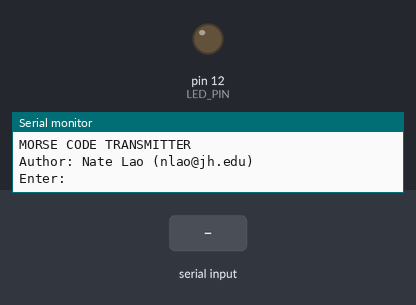
Simulated run of this sketch. Board: Arduino Uno, built with avr-gcc and run on an emulated ATmega328P. Shown: output pins drawn as LEDs (lit = HIGH), the last lines printed to the serial monitor. The test bench sets the inputs (shaded band).

Above: at 2.1 s.
2.2 s: "90 45\n" received over Serial
5.2 s: byte 26 (26) received over Serial
At 5.57 s:
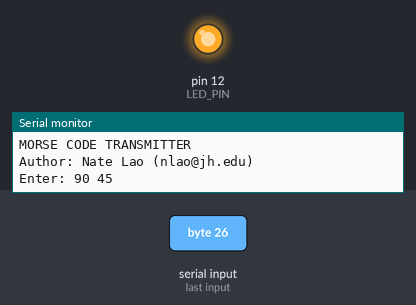
Timing chart, 0 to 8.2 s (numbered marks = the images above; inputs shaded):
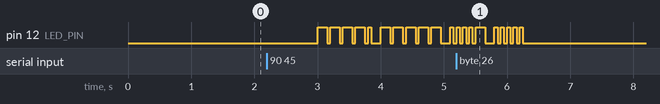

The sketch:

p1_morse.ino
```cpp
/*
  Morse Code Transmitter
  Author: Nate Lao (nlao1@jh.edu)
  Designed for Arduino UNO
*/

#include <string.h>
#include "driver.hpp"

// ----- CONSTANTS ----- //
const uint8_t LED_PIN = 12;
const unsigned long UNIT_TIME = 50;
const int MESSAGE_LIMIT = 255;
bool ENABLE_TONE = false;

// ----- GLOABALS ----- //
char message[MESSAGE_LIMIT];
int length;
bool halt;

/// @brief Initialization
void setup()
{
  pinMode(LED_PIN, OUTPUT);
  digitalWrite(LED_PIN, LOW);
  Serial.begin(9600);

  memset(message, 0, MESSAGE_LIMIT);
  length = 0;
  halt = false;

  Serial.println("MORSE CODE TRANSMITTER");
  Serial.println("Author: Nate Lao (nlao@jh.edu)");
  Serial.print("Enter: ");
}

/// @brief Main Loop
void loop()
{
  if (!halt)
  {
    DRIVER::output(LED_PIN, message, length, UNIT_TIME, ENABLE_TONE);
    halt = DRIVER::input(MESSAGE_LIMIT, message, &length);
  }
  // halt indefinitely
}
```

morse.cpp
```cpp
/*
  Morse Code Transmitter
  Author: Nate Lao (nlao1@jh.edu)
  Designed for Arduino UNO
*/

#include "morse.hpp"

bool MORSE::valid(char in)
{
    return (in >= 48 && in <= 57) || (in >= 65 && in <= 90) || (in >= 97 && in <= 122);
}

const MORSE::CODE* MORSE::encode(char in)
{
    const MORSE::CODE *code = 0;

    // Numbers
    if (in >= 48 && in <= 57)
    {
        in = in - 48;
        code = &MORSE::NUMER[in][0];
    }

    // Uppercase
    else if (in >= 65 && in <= 90)
    {
        in = in - 65;
        code = &MORSE::ALPHA[in][0];
    }

    // Lowercase
    else if (in >= 97 && in <= 122)
    {
        in = in - 32; // to uppercase
        in = in - 65; // offset
        code = &MORSE::ALPHA[in][0];
    }

    else
    {
        code = 0;
    }

    return code;
}
```

morse.hpp
```cpp
/*
  Morse Code Transmitter
  Author: Nate Lao (nlao1@jh.edu)
  Designed for Arduino UNO
*/

#ifndef __MORSE_HPP__
#define __MORSE_HPP__

namespace MORSE
{
    enum CODE
    {
        NON,
        DIT,
        DAH
    };

    const unsigned int LIMIT = 5;

    /// @brief Defines the Morse Encodings for Numbers
    const CODE NUMER[10][LIMIT] =
    {
        {DAH, DAH, DAH, DAH, DAH}, // 0
        {DIT, DAH, DAH, DAH, DAH}, // 1
        {DIT, DIT, DAH, DAH, DAH}, // A
        {DIT, DIT, DIT, DAH, DAH}, // A
        {DIT, DIT, DIT, DIT, DAH}, // A
        {DIT, DIT, DIT, DIT, DIT}, // A
        {DAH, DIT, DIT, DIT, DIT}, // A
        {DAH, DAH, DIT, DIT, DIT}, // A
        {DAH, DAH, DAH, DIT, DIT}, // A
        {DAH, DAH, DAH, DAH, DIT}, // A
    };

    /// @brief Defines the Morse Encodings for Letters
    const CODE ALPHA[26][LIMIT] =
    {
        {DIT, DAH, NON, NON, NON}, // A
        {DAH, DIT, DIT, DIT, NON}, // B
        {DAH, DIT, DAH, DIT, NON}, // C
        {DAH, DIT, DIT, NON, NON}, // D
        {DIT, NON, NON, NON, NON}, // E
        {DIT, DIT, DAH, DIT, NON}, // F
        {DAH, DAH, DIT, NON, NON}, // G
        {DIT, DIT, DIT, DIT, NON}, // H
        {DIT, DIT, NON, NON, NON}, // I
        {DIT, DAH, DAH, DAH, NON}, // J
        {DAH, DIT, DAH, NON, NON}, // K
        {DIT, DAH, DIT, DIT, NON}, // L
        {DIT, DIT, NON, NON, NON}, // M
        {DAH, DIT, NON, NON, NON}, // N
        {DAH, DAH, DAH, NON, NON}, // O
        {DIT, DAH, DAH, DIT, NON}, // P
        {DAH, DAH, DIT, DAH, NON}, // Q
        {DIT, DAH, DIT, NON, NON}, // R
        {DIT, DIT, DIT, NON, NON}, // S
        {NON, DAH, NON, NON, NON}, // T
        {DIT, DIT, DAH, NON, NON}, // U
        {DIT, DIT, DIT, DAH, NON}, // V
        {DIT, DAH, DAH, NON, NON}, // W
        {DAH, DIT, DIT, DAH, NON}, // X
        {DAH, DIT, DAH, DAH, NON}, // Y
        {DAH, DAH, DIT, DIT, NON}, // Z
    };

    bool valid(char in);

    /// @brief Returns the address to the morse code encoding of the given alphanumeric character.
    /// @param in Alphanumeric character to encode.
    /// @return The starting address of the morse code CODE encoding. It is guaranteed that the address segment is 5 bytes long.
    /// @return 0 if the character is invalid
    const CODE* encode(char in);
}


#endif
```

driver.hpp
```cpp
/*
  Morse Code Transmitter
  Author: Nate Lao (nlao1@jh.edu)
  Designed for Arduino UNO
*/

#ifndef __DRIVER_HPP__
#define __DRIVER_HPP__

#include <Arduino.h>

#define DEBUG 0

namespace DRIVER
{
    bool input(const int limit, char *message, int *length);
    void output(uint8_t led_pin, char *message, size_t length, unsigned long unit_time = 75, bool enable_tone = false);
}

#endif
```

driver_input.cpp
```cpp
/*
  Morse Code Transmitter
  Author: Nate Lao (nlao1@jh.edu)
  Designed for Arduino UNO
*/

#include "driver.hpp"
#include "morse.hpp"

bool DRIVER::input(const int limit, char *message, int *length)
{
    bool halt = false;
    int input_len = Serial.available();

    while (input_len > 0)
    {
        char input = (char) Serial.read();
        Serial.print(input);

        // Escape singleton Ctrl-Z
        halt = input == 26;

        // Populate the message buffer
        if (!halt && (MORSE::valid(input)))
        {
            message[*length] = input;
            *length = (*length + 1) % limit;
        }

        input_len--;
    }

    if (halt)
    {
        Serial.print("\r\n");
        Serial.println(">>> HALT! <<<");
    }

    return halt;
}
```

driver_output.cpp
```cpp
/*
  Morse Code Transmitter
  Author: Nate Lao (nlao1@jh.edu)
  Designed for Arduino UNO
*/

#include "driver.hpp"
#include "morse.hpp"

static void transmit_morse(char in, uint8_t pin, const unsigned long unit, bool enable_tone);
static void debug(const char *in);

void DRIVER::output(uint8_t led_pin, char* message, size_t length, unsigned long unit_time, bool enable_tone)
{
    size_t idx = 0;
    while (idx < length)
    {
        transmit_morse(message[idx], led_pin, unit_time, enable_tone);
        idx++;
    }
    debug("\r\n");
    delay(1000);
}

static void transmit_morse(char in, uint8_t led_pin, const unsigned long unit, bool enable_tone)
{
    const MORSE::CODE *code = MORSE::encode(in);
    if (code > 0)
    {
        unsigned int idx = 0;
        while (idx < MORSE::LIMIT)
        {
            switch (code[idx])
            {
            case MORSE::DIT:
                digitalWrite(led_pin, HIGH);
                if (enable_tone) tone(8, 440);
                delay(unit);
                digitalWrite(led_pin, LOW);
                if (enable_tone) noTone(8);
                debug(".");
                break;
            case MORSE::DAH:
                digitalWrite(led_pin, HIGH);
                if (enable_tone) tone(8, 440);
                delay(unit * 3);
                digitalWrite(led_pin, LOW);
                if (enable_tone) noTone(8);
                debug("-");
                break;
            default:
                break;
            }
            idx++;
            debug(" ");
            delay(unit);
        }
        debug("  ");
        delay(unit * 2);
    }
    else if (in == ' ')
    {
        debug("    ");
        delay(unit * 4);
    }
}

static void debug(const char *in)
{
#if DEBUG
    Serial.print(in);
#endif
}
```

Measured:
- after the input at 5.2 s, pin 12 (LED_PIN): goes on until 6.3 s, then stays LOW
